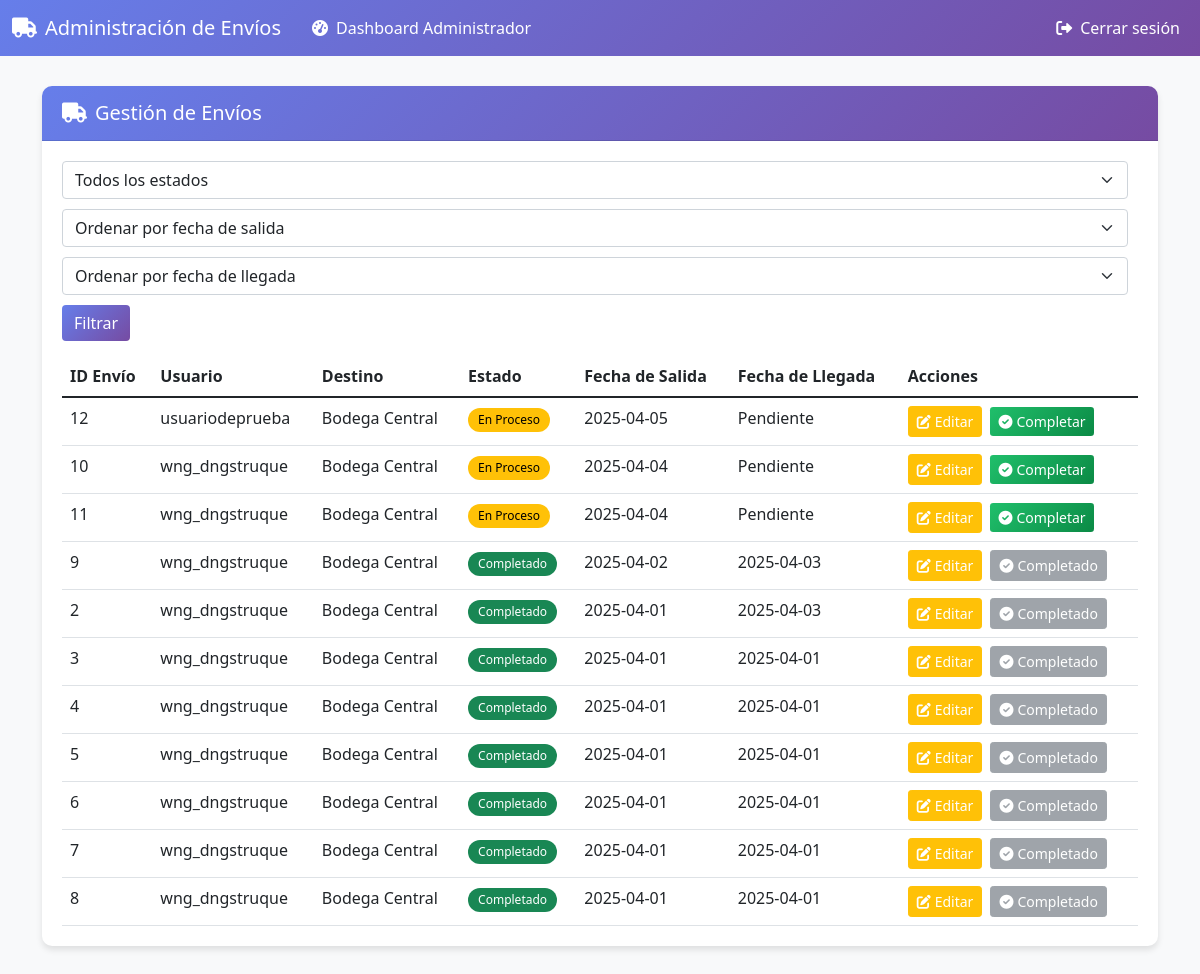
The app's page /admin_envios.php (signed in) with its own data.
### tables this page shows
CREATE TABLE `envios` (
  `id_envio` int(11) NOT NULL AUTO_INCREMENT,
  `direccion_destino` text DEFAULT NULL,
  `fecha_envio` date DEFAULT NULL,
  `estado_envio` enum('En Proceso','Completado') NOT NULL DEFAULT 'En Proceso',
  `usuario_id` int(11) DEFAULT NULL,
  `fecha_salida` date DEFAULT NULL,
  `fecha_llegada` date DEFAULT NULL,
  PRIMARY KEY (`id_envio`),
  KEY `usuario_id` (`usuario_id`),
  CONSTRAINT `envios_ibfk_1` FOREIGN KEY (`usuario_id`) REFERENCES `usuarios` (`id_usuario`)
);

CREATE TABLE `usuarios` (
  `id_usuario` int(11) NOT NULL AUTO_INCREMENT,
  `username` varchar(50) NOT NULL,
  `password` varchar(255) NOT NULL,
  `email` varchar(100) NOT NULL,
  `created_at` timestamp NOT NULL DEFAULT current_timestamp(),
  `nombre` varchar(100) DEFAULT NULL,
  `apellido` varchar(100) DEFAULT NULL,
  `telefono` varchar(20) DEFAULT NULL,
  `area` varchar(100) DEFAULT NULL,
  `rol` enum('usuario','administrador') DEFAULT 'usuario',
  `tamanio_texto` enum('pequeno','normal','grande') DEFAULT 'normal',
  `tema` enum('claro','oscuro') DEFAULT 'claro',
  `idioma` char(2) DEFAULT 'es',
  PRIMARY KEY (`id_usuario`),
  UNIQUE KEY `username` (`username`),
  UNIQUE KEY `email` (`email`)
);

### admin_envios.php (the view, shortened to what this page needs)
<?php
require_once "includes/config.php";
$orden_fecha_salida = isset($_GET['orden_fecha_salida']) ? $_GET['orden_fecha_salida'] : '';
$orden_fecha_llegada = isset($_GET['orden_fecha_llegada']) ? $_GET['orden_fecha_llegada'] : '';
$sql = "SELECT e.*, u.username FROM envios e
        JOIN usuarios u ON e.usuario_id = u.id_usuario
        WHERE 1=1";
if (!empty($orden_fecha_salida)) {
    $sql .= " ORDER BY e.fecha_salida " . ($orden_fecha_salida == 'asc' ? 'ASC' : 'DESC');
} elseif (!empty($orden_fecha_llegada)) {
    $sql .= " ORDER BY e.fecha_llegada " . ($orden_fecha_llegada == 'asc' ? 'ASC' : 'DESC');
} else {
    $sql .= " ORDER BY e.fecha_envio DESC";
}
$result = mysqli_query($link, $sql);
function formatearEstado($estado)
{
    $estado = str_replace('_', ' ', $estado);
    return ucwords($estado);
}
?>
<!DOCTYPE html>
<html lang="es">
<head>
    <link href="https://cdn.jsdelivr.net/npm/bootstrap@5.1.3/dist/css/bootstrap.min.css" rel="stylesheet">
    <link rel="stylesheet" href="https://cdnjs.cloudflare.com/ajax/libs/font-awesome/6.0.0-beta3/css/all.min.css">
</head>
<body>
    <nav class="navbar navbar-expand-lg navbar-dark">
        <div class="container-fluid">
            <a class="navbar-brand" href="#"><i class="fas fa-truck me-2"></i>Administración de Envíos</a>
            <div class="collapse navbar-collapse" id="navbarNav">
                <ul class="navbar-nav me-auto">
                    <li class="nav-item">
                        <a class="nav-link dashboard-link" href="admin_dashboard.php">
                            <i class="fas fa-tachometer-alt me-2"></i>Dashboard Administrador
                        </a>
                    </li>
                </ul>
                <ul class="navbar-nav">
                    <li class="nav-item">
                        <a class="nav-link" href="logout.php"><i class="fas fa-sign-out-alt me-2"></i>Cerrar sesión</a>
                    </li>
                </ul>
            </div>
        </div>
    </nav>
    <div class="container">
        <div class="card">
            <div class="card-header d-flex justify-content-between align-items-center">
                <h5 class="mb-0"><i class="fas fa-truck me-2"></i>Gestión de Envíos</h5>
            </div>
            <div class="card-body">
                <form action="" method="GET" class="filter-form">
                    <select name="estado_filtro" class="form-select">
                        <option value="">Todos los estados</option>
                    </select>
                    <select name="orden_fecha_salida" class="form-select">
                        <option value="">Ordenar por fecha de salida</option>
                    </select>
                    <select name="orden_fecha_llegada" class="form-select">
                        <option value="">Ordenar por fecha de llegada</option>
                    </select>
                    <button type="submit" class="btn btn-primary">Filtrar</button>
                </form>
                <div class="table-responsive">
                    <table class="table table-hover">
                        <thead>
                            <tr>
                                <th>ID Envío</th>
                                <th>Usuario</th>
                                <th>Destino</th>
                                <th>Estado</th>
                                <th>Fecha de Salida</th>
                                <th>Fecha de Llegada</th>
                                <th>Acciones</th>
                            </tr>
                        </thead>
                        <tbody>
                            <?php
                            if (mysqli_num_rows($result) > 0) {
                                while ($row = mysqli_fetch_assoc($result)) {
                                    $rowClass = ($row['estado_envio'] == 'Completado') ? 'completed' : '';
                                    $badgeClass = '';
                                    if (strtolower($row['estado_envio']) == 'completado') {
                                        $badgeClass = 'bg-completado';
                                    } else {
                                        $badgeClass = 'bg-en-proceso';
                                    }
                                    echo "<tr class='" . $rowClass . "'>";
                                    echo "<td>" . htmlspecialchars($row['id_envio']) . "</td>";
                                    echo "<td>" . htmlspecialchars($row['username']) . "</td>";
                                    echo "<td>" . htmlspecialchars($row['direccion_destino']) . "</td>";
                                    echo "<td><span class='badge " . $badgeClass . "'>" . formatearEstado($row['estado_envio']) . "</span></td>";
                                    echo "<td>" . htmlspecialchars($row['fecha_salida'] ?? 'Pendiente') . "</td>";
                                    echo "<td>" . htmlspecialchars($row['fecha_llegada'] ?? 'Pendiente') . "</td>";
                                    echo "<td class='text-nowrap'>";
                                    echo "<a href='admin_envio_editar.php?id=" . htmlspecialchars($row['id_envio']) . "' class='btn btn-sm btn-warning me-2'>";
                                    echo "<i class='fas fa-edit me-1'></i>Editar</a>";
                                    if ($row['estado_envio'] != 'Completado') {
                                        echo "<a href='admin_envio_completar.php?id=" . htmlspecialchars($row['id_envio']) . "' class='btn btn-sm btn-success'>";
                                        echo "<i class='fas fa-check-circle me-1'></i>Completar</a>";
                                    } else {
                                        echo "<button class='btn btn-sm btn-secondary' disabled>";
                                        echo "<i class='fas fa-check-circle me-1'></i>Completado</button>";
                                    }
                                    echo "</td>";
                                    echo "</tr>";
                                }
                            } else {
                                echo "<tr><td colspan='7' class='text-center'>No hay envíos registrados</td></tr>";
                            }
                            ?>
                        </tbody>
                    </table>
                </div>
            </div>
        </div>
    </div>
</body>
</html>

### admin_envios.php (style rules this page uses)
body { background-color: #f8f9fa; min-height: 100vh; }
.navbar { background: linear-gradient(135deg, #667eea 0%, #764ba2 100%); }
.navbar-brand, .nav-link { color: white !important; }
.container { margin-top: 30px; padding-bottom: 30px; }
.btn-primary { background: linear-gradient(135deg, #667eea 0%, #764ba2 100%); border: none; }
.card { border: none; border-radius: 10px; box-shadow: 0 4px 6px rgba(0, 0, 0, 0.1); margin-bottom: 20px; }
.card-header { background: linear-gradient(135deg, #667eea 0%, #764ba2 100%); color: white; font-weight: bold; border-radius: 10px 10px 0 0 !important; padding: 15px 20px; }
.card-body { padding: 20px; }
.table { margin-bottom: 0; }
.btn-warning { color: white; background-color: #ffc107; border-color: #ffc107; }
.btn-success { background: linear-gradient(135deg, #20bf6b 0%, #0b8a45 100%); border: none; }
.badge { padding: 6px 10px; border-radius: 12px; font-weight: 500; }
.bg-pendiente, .bg-en-proceso { background-color: #ffc107 !important; color: #000 !important; }
.bg-completado { background-color: #198754 !important; color: #fff !important; }
.dashboard-link { color: white !important; border-radius: 5px; padding: 8px 15px !important; margin-right: 10px; }
.filter-form { display: flex; flex-wrap: wrap; gap: 10px; margin-bottom: 15px; }
.filter-form select, .filter-form button { margin-right: 10px; }

### records on screen
envios: id_envio "12", usuario.username "usuariodeprueba", direccion_destino "Bodega Central", estado_envio "En Proceso", fecha_salida "2025-04-05", fecha_llegada "Pendiente"
envios: id_envio "10", usuario.username "wng_dngstruque", direccion_destino "Bodega Central", estado_envio "En Proceso", fecha_salida "2025-04-04", fecha_llegada "Pendiente"
envios: id_envio "11", usuario.username "wng_dngstruque", direccion_destino "Bodega Central", estado_envio "En Proceso", fecha_salida "2025-04-04", fecha_llegada "Pendiente"
envios: id_envio "9", usuario.username "wng_dngstruque", direccion_destino "Bodega Central", estado_envio "Completado", fecha_salida "2025-04-02", fecha_llegada "2025-04-03"
envios: id_envio "2", usuario.username "wng_dngstruque", direccion_destino "Bodega Central", estado_envio "Completado", fecha_salida "2025-04-01", fecha_llegada "2025-04-03"
envios: id_envio "3", usuario.username "wng_dngstruque", direccion_destino "Bodega Central", estado_envio "Completado", fecha_salida "2025-04-01", fecha_llegada "2025-04-01"
envios: id_envio "4", usuario.username "wng_dngstruque", direccion_destino "Bodega Central", estado_envio "Completado", fecha_salida "2025-04-01", fecha_llegada "2025-04-01"
envios: id_envio "5", usuario.username "wng_dngstruque", direccion_destino "Bodega Central", estado_envio "Completado", fecha_salida "2025-04-01", fecha_llegada "2025-04-01"
envios: id_envio "6", usuario.username "wng_dngstruque", direccion_destino "Bodega Central", estado_envio "Completado", fecha_salida "2025-04-01", fecha_llegada "2025-04-01"
envios: id_envio "7", usuario.username "wng_dngstruque", direccion_destino "Bodega Central", estado_envio "Completado", fecha_salida "2025-04-01", fecha_llegada "2025-04-01"
envios: id_envio "8", usuario.username "wng_dngstruque", direccion_destino "Bodega Central", estado_envio "Completado", fecha_salida "2025-04-01", fecha_llegada "2025-04-01"
